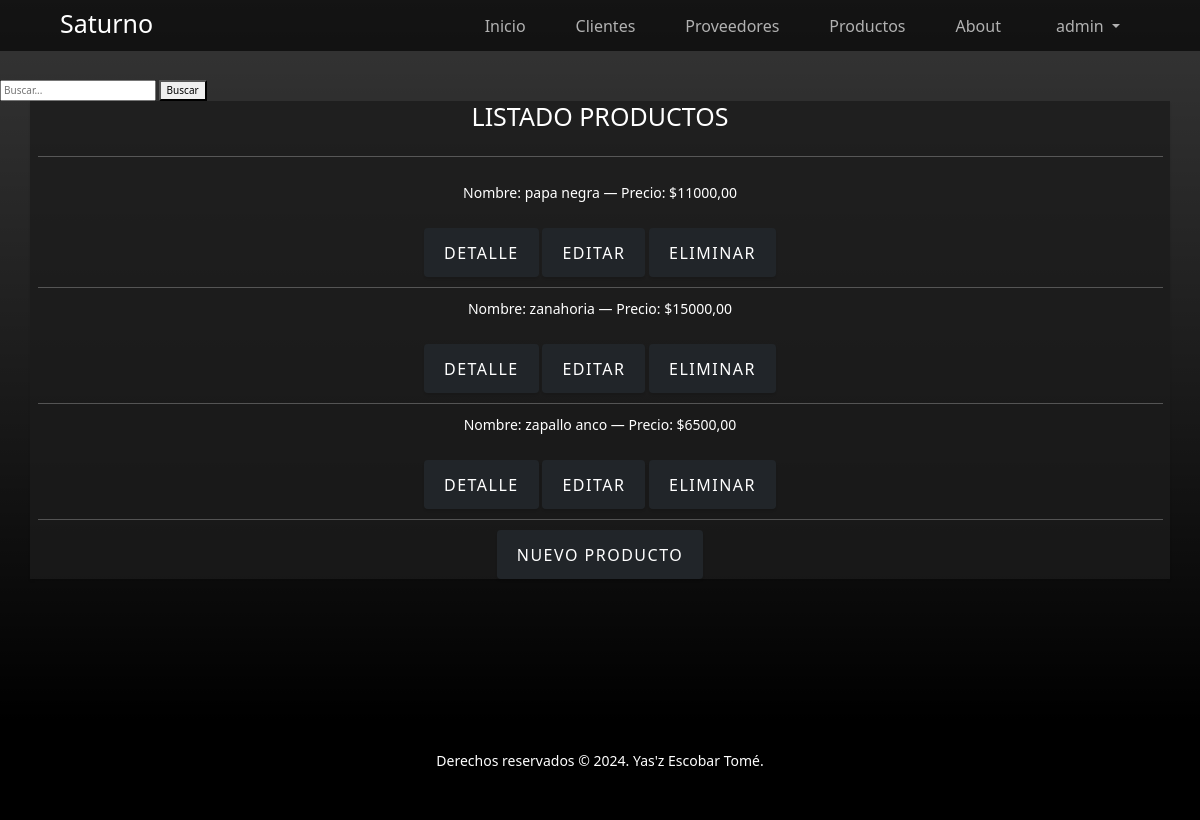
The app's page /productos (signed in), older data.
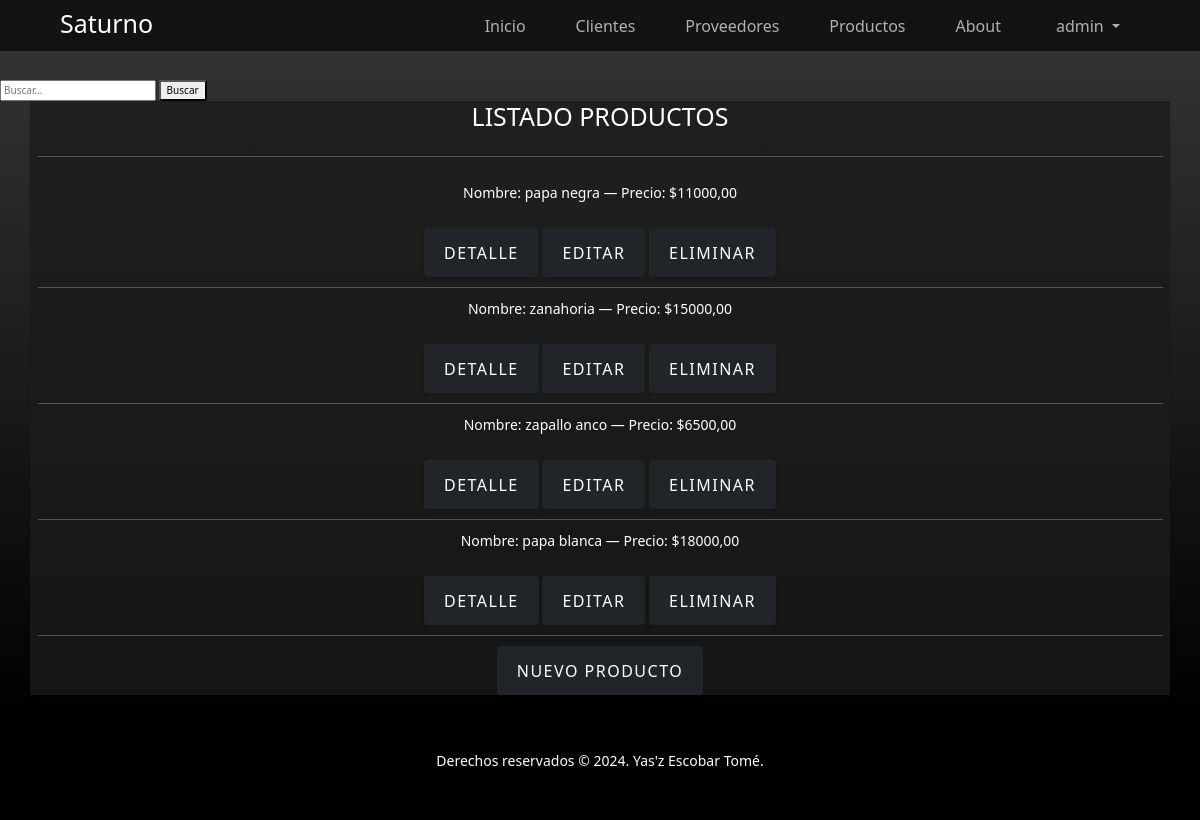
The same page, newer data.
### appcuentas/models.py (models this page shows, shortened)
class Producto(models.Model):
    nombre = models.CharField(max_length=30)
    precio = models.DecimalField(default=0.0, decimal_places=2, max_digits=10)

### appcuentas/views.py (the view)
# urls.py: path('productos', views.ProductoListView.as_view(), name='productos'),
class ProductoListView(LoginRequiredMixin, ListView):
    model = Producto
    context_object_name = 'productos'
    template_name = 'appcuentas/listar-productos.html'

### appcuentas/templates/appcuentas/listar-productos.html (shortened to what this page needs)
{% extends "appcuentas/base.html" %}
{% block main %}
<main class="page-section">
    {% block busqueda %}
        {% include 'appcuentas/busqueda.html' with page='productos' %}
    {% endblock busqueda %}
    <section class="container text-white text-center">
        <h1 class="pb-4">LISTADO PRODUCTOS</h1>
        <hr>
        <br>
        {% for producto in productos %}
            <p>Nombre: {{producto.nombre}} — Precio: ${{producto.precio}}</p>
            <br>
            <p class="botones">
                <a class="btn btn-dark" href="{% url 'ver-producto' producto.pk %}">Detalle</a>
                {% if request.user.is_superuser %}
                    <a class="btn btn-dark" href="{% url 'editar-producto' producto.pk %}">Editar</a>
                    <a class="btn btn-dark" href="{% url 'eliminar-producto' producto.pk %}">Eliminar</a>
                {% endif %}
            </p>
            <hr>
        {% endfor %}
        {% if request.user.is_superuser %}
            <a class="btn btn-dark" href="{% url 'nuevo-producto' %}">Nuevo Producto</a>
        {% endif %}
        </section>
    </main>
{% endblock %}

Row changes from the older to the newer data that the page shows:
added Producto: nombre "papa blanca", precio "18000,00"
